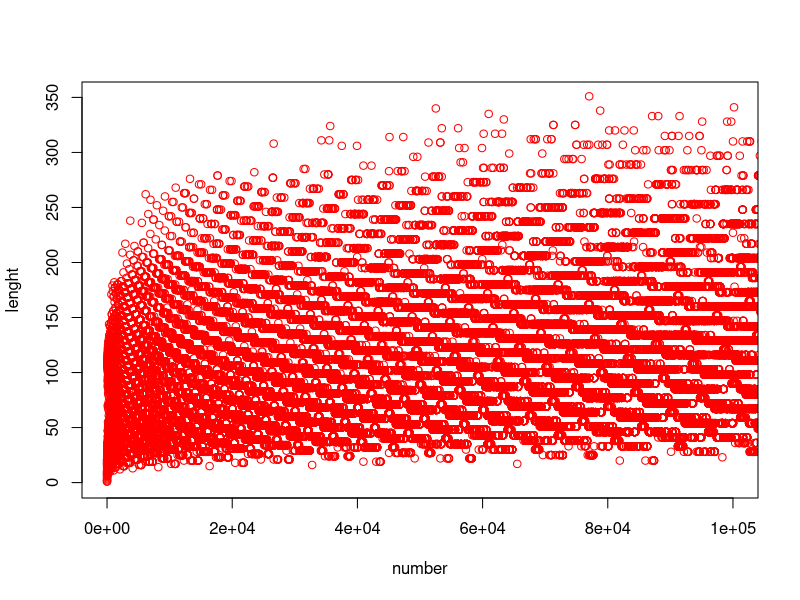

R code for this plot:
# read file into r
data <- read.csv(file="result.csv", header=FALSE, sep=",")
# filename for result
png(file = "result.png", width=1920,height=1080)

plot(x = data$V1,y = data$V2,
	xlab = "number",
	ylab = "lenght",
	xlim = c(0,100000),
	ylim = c(0,350),
	col=rgb(255, 0, 0, maxColorValue=255),
)

	 
# Save the file.
dev.off()
